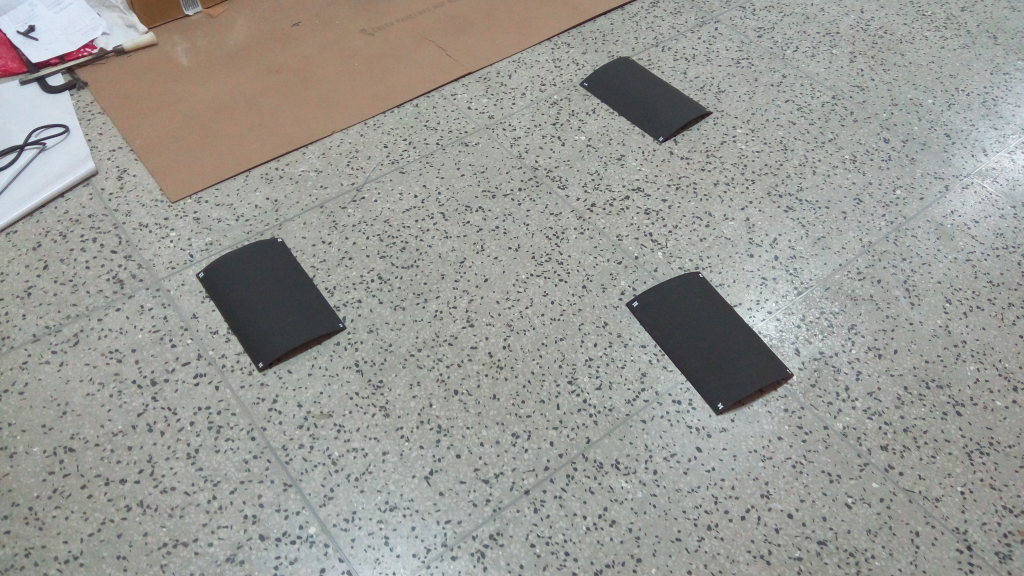
#> input picture IMG_20170308_155030.jpg, 4096 x 2304 px (shown at 1/4 size)
$ python -i LiveRunningOverheadVideo.py   (imports and definitions only)   (older library calls are emulated)
#> lines starting #> are read from the running program, lines starting #| are printed output that depends on the picture; after the words box and inside, x2 and y2 are one past the last pixel; in counts of white or black regions, pixels touching at a corner belong together
#> further down, picture is the input picture: shape (2304, 4096, 3); mean B, G, R 149.2, 153.9, 153.6
'''
This program is for Live running Overhead video. The required transformation matrix is already stored.
Program will provide Live overhead video output.

'''

import cv2
import sys
import numpy as np
from PIL import Image

# [4 lines left out: function endProg, not called in this run]

def d(string):      # debugging
    print(string)

# [55 lines left out: functions print_coordinate, store_point_coordinate, store_point_coordinate2, resize, resizeOnCenter, modifyValue and 1 more, not called in this run]

def cropImage(img):
    gray = cv2.cvtColor(img,cv2.COLOR_BGR2GRAY)
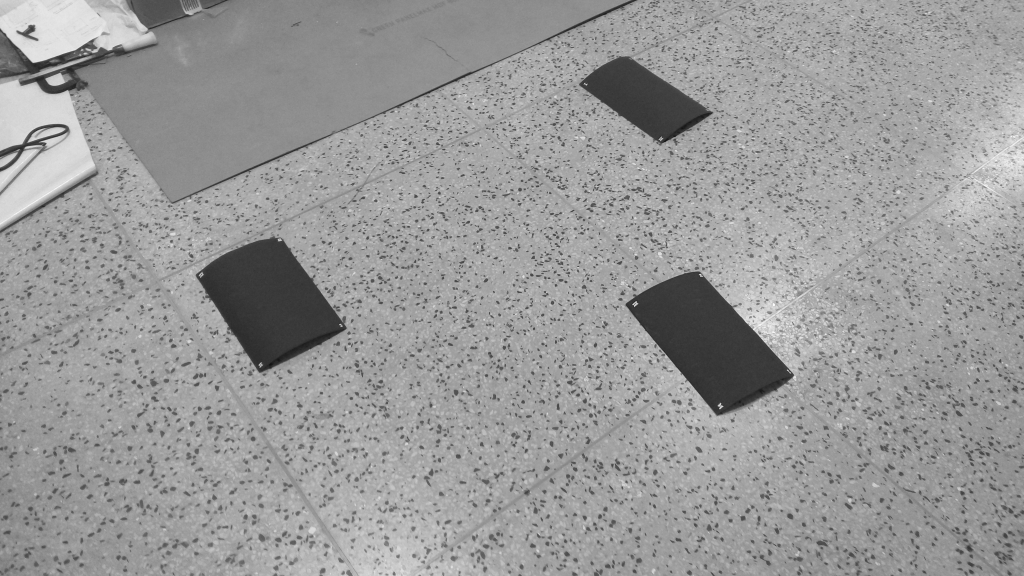
#> gray: shape (2304, 4096) (shown at 1/4 size); min 1, max 255, mean 153.3
    ret,thresh = cv2.threshold(gray,1,255,cv2.THRESH_BINARY)
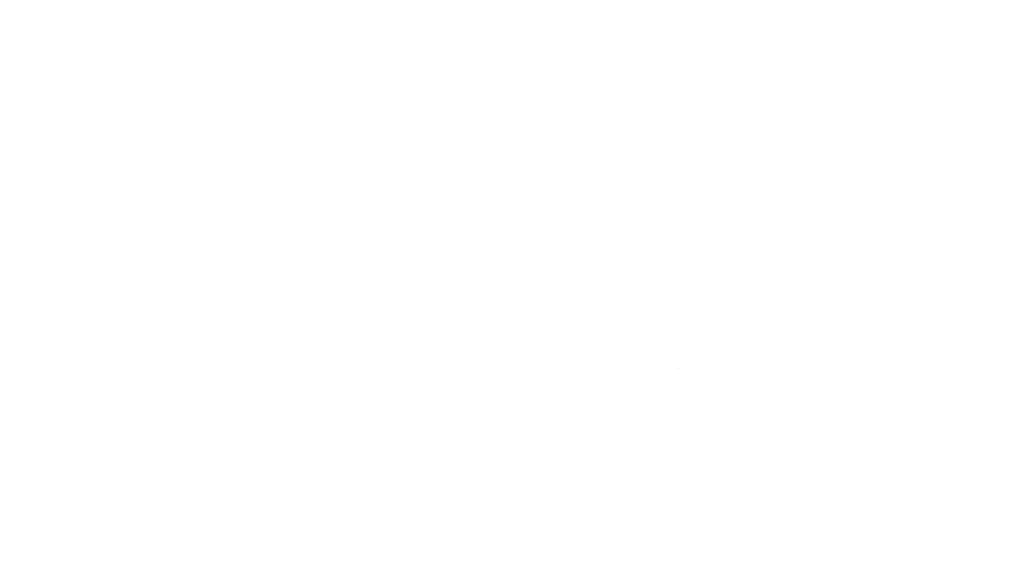
#> thresh: shape (2304, 4096) (shown at 1/4 size); 100% white; black in thin lines or dots, all inside (x1, y1, x2, y2) = (2712, 1473, 2713, 1474)
    _,contours,hierarchy = cv2.findContours(thresh,cv2.RETR_EXTERNAL,cv2.CHAIN_APPROX_SIMPLE)
#> contours = [[[0, 0], [0, 2303], [4095, 2303], [4095, 0]]]
    cnt = contours[0]
#> cnt = [[0, 0], [0, 2303], [4095, 2303], [4095, 0]]
    x,y,w,h = cv2.boundingRect(cnt)
#> x = 0; y = 0; w = 4096; h = 2304
    crop = img[y:y+h,x:x+w]
    return crop

# [61 lines left out: function main, not called in this run]

# [1 line not run here, left out]

>>> import cv2
>>> picture = cv2.imread('IMG_20170308_155030.jpg')
>>> result = cropImage(picture)

$ run again, on IMG_20170308_155042.jpg
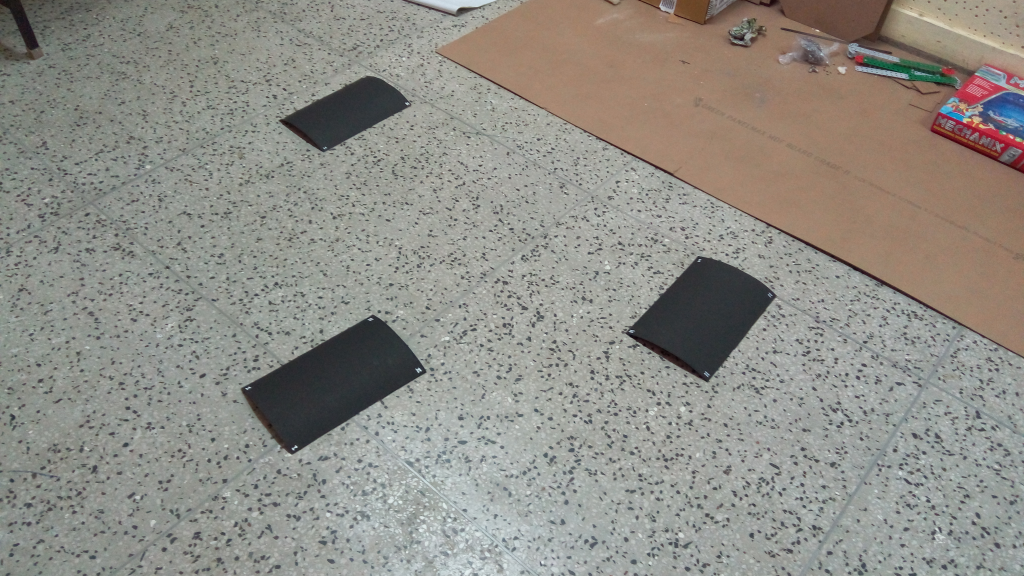
#> input picture IMG_20170308_155042.jpg, 4096 x 2304 px (shown at 1/4 size)
#> picture is the input picture: shape (2304, 4096, 3); mean B, G, R 134.8, 141.7, 143.8
#> in cropImage, `gray = cv2.cvtColor(img,cv2.COLOR_BGR2GRAY)`:
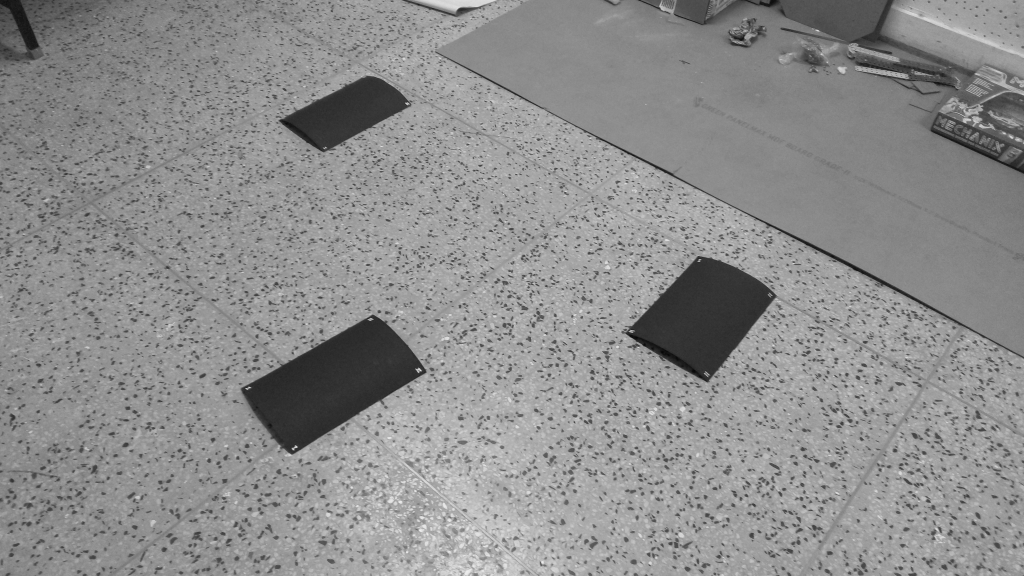
#> gray: shape (2304, 4096) (shown at 1/4 size); min 2, max 253, mean 141.6
#> thresh: shape (2304, 4096); every value is 255
#> contours = [[[0, 0], [0, 2303], [4095, 2303], [4095, 0]]]
#> cnt = [[0, 0], [0, 2303], [4095, 2303], [4095, 0]]
#> x = 0; w = 4096; h = 2304

$ run again, on IMG_20170308_155054.jpg
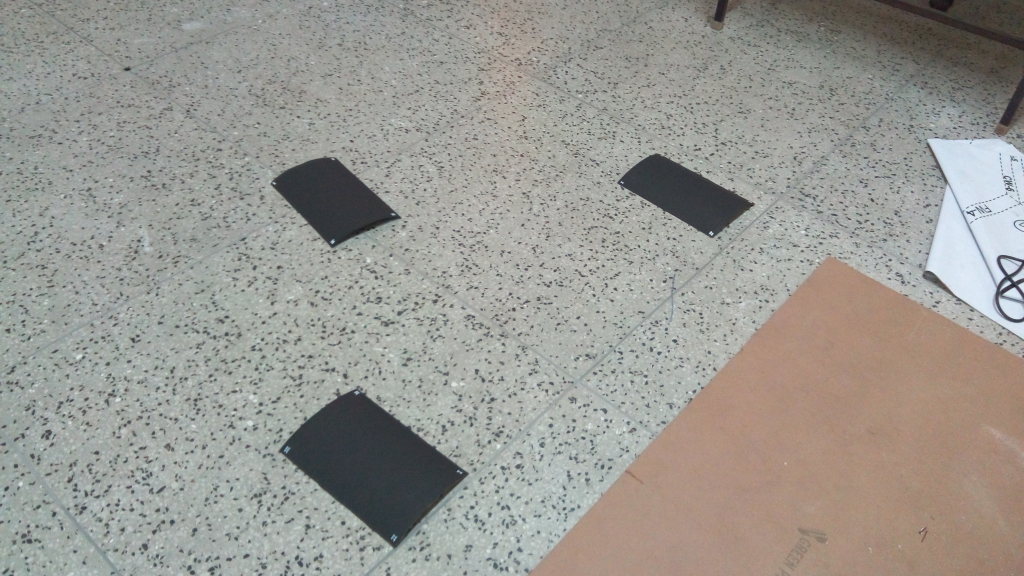
#> input picture IMG_20170308_155054.jpg, 4096 x 2304 px (shown at 1/4 size)
#> picture is the input picture: shape (2304, 4096, 3); mean B, G, R 146.7, 152.4, 154
#> in cropImage, `gray = cv2.cvtColor(img,cv2.COLOR_BGR2GRAY)`:
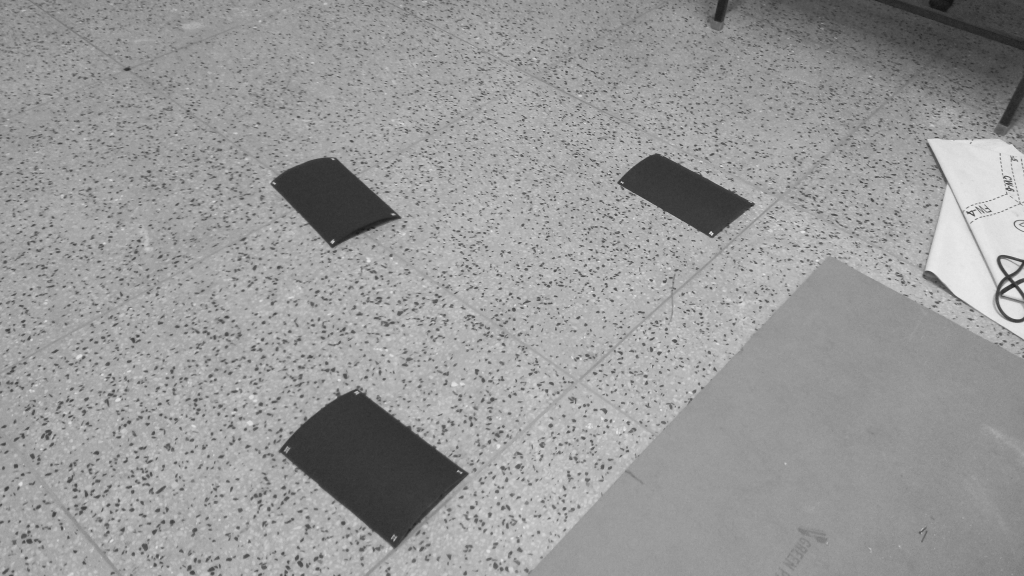
#> gray: shape (2304, 4096) (shown at 1/4 size); min 1, max 247, mean 152.2
#> thresh: shape (2304, 4096); 100% white; black in thin lines or dots, all inside (x1, y1, x2, y2) = (3745, 35, 3746, 36)
#> contours = [[[0, 0], [0, 2303], [4095, 2303], [4095, 0]]]
#> cnt = [[0, 0], [0, 2303], [4095, 2303], [4095, 0]]
#> x = 0; w = 4096; h = 2304
